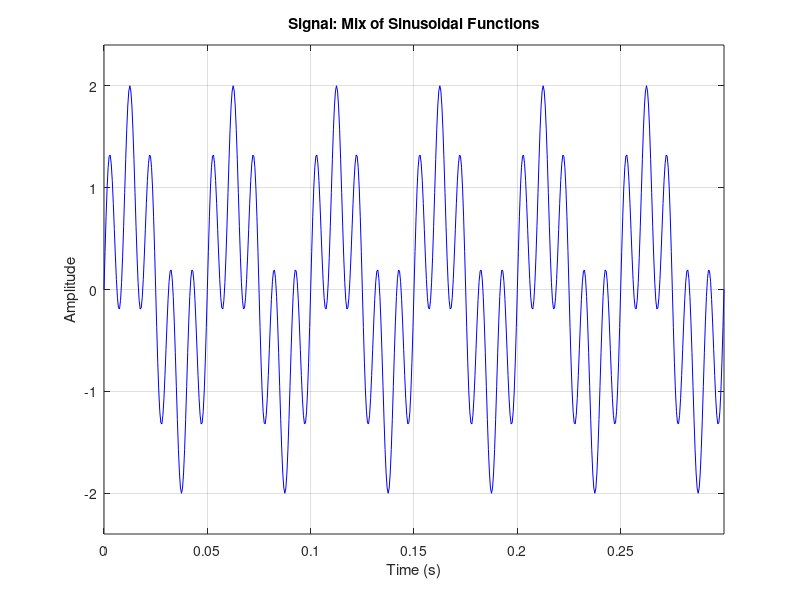

Source code (MATLAB):
% Adapted from http://homepages.math.uic.edu/~jan/mcs320s07/matlec7.pdf

% sampling rate
dt = 1/2000;

% signal size (in seconds)
duration = 0.3;

% sampling range
t = 0:dt:duration;

% frequencies in Hz
f(1)  = 100; f_amp(1) = 1;
f(2)  = 20;  f_amp(2) = 1;
f(3)  = 10;  f_amp(3) = 1;
f(4)  = 4;   f_amp(4) = 1;

y = 0; % dummy
y = y + f_amp(1)*sin(2*pi*f(1)*t);    
y = y + f_amp(2)*sin(2*pi*f(2)*t);
% y = y + f_amp(3)*sin(2*pi*f(3)*t);
% y = y + f_amp(4)*sin(2*pi*f(4)*t);

plot(t,y,'b'); grid on % plot with grid

f_amp_max = max(max(y),abs(min(y)))*1.2;
axis([0 duration -f_amp_max f_amp_max]); % adjust scaling

title('Signal: Mix of Sinusoidal Functions')
xlabel('Time (s)'); % time expressed in seconds
ylabel('Amplitude'); % amplitude as function of time
